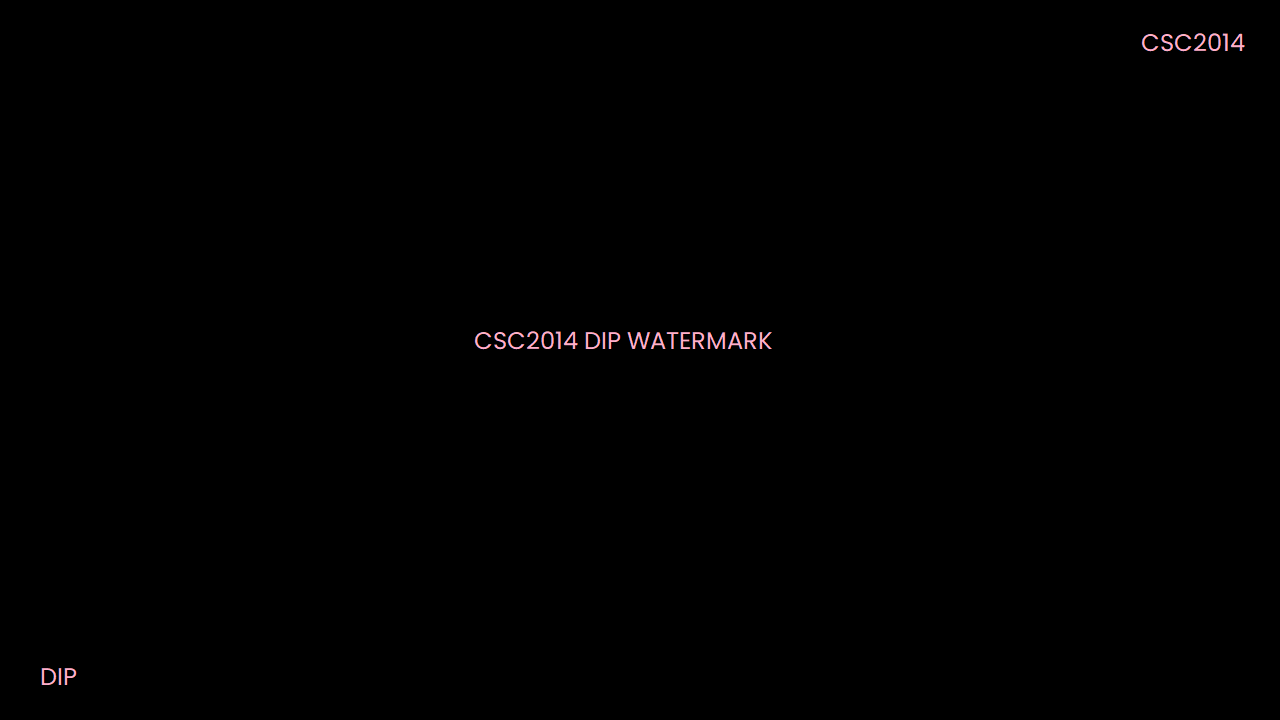
#> input picture watermark1.png, 1280 x 720 px; the run also reads 1 picture not shown here
$ python DIP_Code.py
#> lines starting #> are read from the running program, lines starting #| are printed output that depends on the picture; after the words box and inside, x2 and y2 are one past the last pixel; in counts of white or black regions, pixels touching at a corner belong together; pictures that were not available may be replaced by others from this repository, and a replacement may not be noted
#!/usr/bin/env python3
# -*- coding: utf-8 -*-
"""
Created on Fri May 31 09:05:37 2024

@author: Chew Win Nee, Chia Pei Qin
"""

from matplotlib import pyplot as pt
import numpy as np
import cv2
import sys

def processVideo(videoFileName):
    out= cv2.VideoWriter("processed_%s.avi"%(videoFileName), cv2.VideoWriter_fourcc(*'MJPG'),30.0,(1280,720)) # modify the output video properties
    processContent(out, videoFileName)
    processEndScreen(out)
    print("Done video processing")

def processContent(out, videoFileName):
    vid, vid_faster, vid_talking, vid_total_frames, talking_total_frames = initializeVideo(videoFileName)
    temp_frame_lst = []          # temporary store 3 frames information, X-1, X, X+1 (to be used in face detection function)
    narrator_frame_count = 0     #taling video frame count

    logo = createLogo()
    gradient = createGradient(64, 64, np.array([255, 182, 193]), np.array([255, 105, 180])) #(lighter pink): RGB (255, 182, 193), (darker pink): RGB (255, 105, 180)
    watermarks = [readImage("watermark1"), readImage("watermark2")]                         # Read watermarks

    width = vid.get(cv2.CAP_PROP_FRAME_WIDTH)
    height = vid.get(cv2.CAP_PROP_FRAME_HEIGHT)
    isNotSameSize = False
    if (width != 1280 and height != 720):
        isNotSameSize = True

    '''Video Processing'''

    for frame_count in range(int(vid_total_frames)):              # process the frame one by one (1s -> 30 frames)
        print("Processing %s video content: %d / %d"%(videoFileName, frame_count, vid_total_frames))
        success, frame = vid.read()  # read a frame from the original video

        '''Adjust Brightness'''
        output = adjustBrightness(frame)

        '''Face Blurring'''
        faces_current_frame = faceDetection(frame)                      # detect faces in current frame
        updateTempLst(temp_frame_lst, faces_current_frame)              # update the temp lst

        if frame_count+1 != vid_total_frames and frame_count != 0 :     # if this is not the first or last frame
            success, next_frame = vid_faster.read()                     # read the next frame
            faces_next_frame = faceDetection(next_frame)                # detect the faces in the next frame
            updateTempLst(temp_frame_lst, faces_next_frame)             # store the information of next frame
            temp_frame_lst = secondaryFaceDetection(temp_frame_lst)     # if there is have three frames information, apply secondary face detection function
            faces_current_frame = temp_frame_lst[1]                     # update the faces current frame after fixed in the secondary face detection

        output = faceBlurring(output, faces_current_frame)

        '''Adjust Size'''
        if isNotSameSize:
            output = resize(output, [720, 1280], [720, 1280], "Whole", False)

        '''For Talking video'''

        if narrator_frame_count < talking_total_frames:
            output = addNarrator(vid_talking , output, narrator_frame_count)
            narrator_frame_count += 2                   # To skip the alternate frame -> reduce fps (because talking video is 60 fps while output video is 30 fps)

        '''Adding Logo'''
        output = addLogo(logo, gradient, output)


        '''Adding Watermark'''
        output = addWatermark(watermarks, output, frame_count)

        '''Adding Fade Effect'''
        output = applyFadeEffect(output, frame_count, vid_total_frames, 5, "Fade In")
        output = applyFadeEffect(output, frame_count, vid_total_frames, 5, "Fade Out")

        out.write(output)

# [9 lines left out: function processEndScreen, not called in this run]

def readVideo(fileName):
    vid = cv2.VideoCapture("%s.mp4"%(fileName))
    return vid

def readImage(fileName):
    img = cv2.imread("%s.png"%(fileName),1)
    return img

def getTotalFrame(vid):
    total_frame = vid.get(cv2.CAP_PROP_FRAME_COUNT)
    return total_frame

def bgr2gray(img):
    output = cv2.cvtColor(img, cv2.COLOR_BGR2GRAY)
    return output

def gray2bgr(img):
    output = cv2.cvtColor(img, cv2.COLOR_GRAY2BGR)
    return output

def bgr2rgb(img):
    output = cv2.cvtColor(img, cv2.COLOR_BGR2RGB)
    return output

def initializeVideo(videoFileName):
    vid = readVideo(videoFileName)                       # read the original video
    vid_faster = readVideo(videoFileName)                # copy a video (to be used in face detection)
    vid_faster.set(1, 1)                                 # in the copied video - set to the next frame
    vid_talking = readVideo("talking")                   # read the talking video
    vid_total_frames = getTotalFrame(vid)                # count the number of frames of the original video
    talking_total_frames = getTotalFrame(vid_talking)    # count the number of frames of talking video

    return vid, vid_faster, vid_talking, vid_total_frames, talking_total_frames

''' Funtion 1. Daytime or Nighttime Detection & Adjust Brightness '''

def adjustBrightness(img):
    gray_img= bgr2gray(img)
    mean_intensity = np.mean(gray_img)
    if (mean_intensity < 100) :             # Mean intensity that less than 100 is considered as night time
        diff = 110 - mean_intensity
        img = cv2.addWeighted(img, 1, img, 0 , diff)
    return img

''' Function 2. Face Detection & Blurring'''

def updateTempLst(lst, lstToAdd):
    if len(lst) >= 3 :      # If the temp lst have already stored information of three frames, apply FIFO
        lst.pop(0)
    lst.append(lstToAdd)

def faceDetection(img):
    face_cascade = cv2.CascadeClassifier("face_detector.xml")
    facesLst = face_cascade.detectMultiScale(img, 1.3, 5)
    return facesLst

def secondaryFaceDetection(lst):
    checkedLst = [list(sublist) for sublist in lst]
    standard_diff = 250                              # define a standard tolerance (the size of area around to detect the same face)

    for face_previous in lst[0]:                     # check the faces occur in frame X-1 one by one
        x_previous, y_previous, w, h = face_previous

        for face_forward in lst[-1]:                 # check the faces occur in frame X+1 one by one
            x_forward, y_forward = face_forward[:2]
            x_diff = abs(x_previous - x_forward)     # check the position of face at previous and forward
            y_diff = abs(y_previous - y_forward)

            if 0 <= x_diff <= standard_diff and 0 <= y_diff <= standard_diff:    # same face is detected in the previous and forward frame
                face_fail_to_detect = True
                for face_current in lst[1]:          # check the faces occur in current frame one by one
                    x_current, y_current = face_current[:2]
                    # face is detected around the location as previous frame and after frame
                    if (x_previous-standard_diff<= x_current <= x_previous+standard_diff) and (y_forward-standard_diff <= y_current <= y_forward+standard_diff):
                        face_fail_to_detect = False  # indicates face are successfully detected

                if face_fail_to_detect:   # if face is fail to detect
                    ## manually add the face loacation to the current frame based on mean coordinate of previous and forward frames
                    faceDetected = [(x_previous + x_forward) // 2, (y_previous + y_forward) // 2, w, h]
                    checkedLst[1].append(faceDetected) # update the faces lst
    return checkedLst

def faceBlurring(img, faces):
    processed_img = img.copy()
    for (x, y, w, h) in faces:
        face_patch = img[y:y+h, x:x+w]                                                 # Declare the area of face detected
        blurred_patch = cv2.blur(face_patch, (30, 30), borderType=cv2.BORDER_DEFAULT)  # Using Open CV blur function to blur the face patch
        blurred_patch_resized = cv2.resize(blurred_patch, (face_patch.shape[1], face_patch.shape[0]))    # Resize the blurred_patch (w, h) values
        processed_img[y:y+h, x:x+w] = blurred_patch_resized                # Replace the same segment in the original img with the processed patch
    return processed_img

'''Function 3. Add Element (narrator, logo, watermark)'''

def addNarrator(vid_narrator, frame, narrator_frame_count):
    narrator = getSpecificFrame(vid_narrator, narrator_frame_count)
    narrator_mask = extractMaskByPeakColor(narrator)
    resized_mask = resize(narrator_mask, frame.shape[:2], [288,512], "BottomLeft", True)
    resized_narrator = resize(narrator, frame.shape[:2], [288,512], "BottomLeft", False)
    output = mergeBackgroundnForeground(frame, resized_mask, resized_narrator, False)
    return output

def resize(frame, bg_size, target_size, position, grayStatus):
    height, width = bg_size[:]
    if position == "BottomLeft":
        start_y = height - target_size[0]
        end_y = height
        start_x = 0
        end_x = target_size[1]
    if position == "TopRight":
        margin = 200
        start_y = margin
        end_y = target_size[0] + margin
        start_x = width - target_size[1] - margin
        end_x = width - margin
    if position == "Whole":
        start_y = 0
        end_y = target_size[0]
        start_x = 0
        end_x = target_size[1]
    resized_fg = cv2.resize(frame, (target_size[1], target_size[0]))
    output = np.zeros((height, width,3), dtype=np.uint8)

    if grayStatus: # Convert to bgr if it is a binary image (to avoid shape mismatch in future operation)
        resized_fg = gray2bgr(resized_fg)

    output[start_y:end_y, start_x:end_x] = resized_fg # Place the foreground image at the correct position of black image
    return output

def mergeBackgroundnForeground(bg, mask, fg, grayStatus):
    output = bg.copy
    inv_mask = cv2.bitwise_not(mask)

    if grayStatus: # Gray status -> indicates the mask is binary (will need to convert to bgr)
        inv_mask = gray2bgr(inv_mask)
        mask = gray2bgr(mask)

    bg_masked = cv2.bitwise_and(bg, inv_mask)  # Make a hole at the background image
    fg_masked = cv2.bitwise_and(fg, mask)
    output = cv2.add(bg_masked, fg_masked)
    return output

def getSpecificFrame(vid, frame_count):
    vid.set(1, frame_count)     # Set to the respective frame of talking video
    success, frame= vid.read()  # Read a frame from the talking video
    return frame

def extractMaskByPeakColor(img):
    peakColors = calcPeakBGR(img)
    peak_bgr = np.array([[peakColors]], dtype=np.uint8)
    peak_hsv = cv2.cvtColor(peak_bgr, cv2.COLOR_BGR2HSV)[0][0]

    h_margin= 30        # A tolerance diff to allow in the range
    s_margin= 130
    v_margin = 160

    '''
    Open CV HSV Range:  H - 0 to 179
                        S - 0 to 255
                        V - 0 to 255
    '''

    h_low = max(0, int(peak_hsv[0]) - h_margin)     # Define the lower and upper value for each hsv
    s_low = max(0, int(peak_hsv[1]) - s_margin)
    v_low = max(0, int(peak_hsv[2]) - v_margin)

    h_up = min(179, int(peak_hsv[0]) + h_margin)
    s_up = min(255, int(peak_hsv[1]) + s_margin)
    v_up = min(255, int(peak_hsv[2]) + v_margin)

    lower_boundary = np.array([h_low, s_low, v_low])
    upper_boundary = np.array([h_up, s_up, v_up])

    img_hsv = cv2.cvtColor(img, cv2.COLOR_BGR2HSV)
    inverted_mask = cv2.inRange(img_hsv, lower_boundary, upper_boundary)    # Highlight the area in this color range (in the color range -> white)
    mask = cv2.bitwise_not(inverted_mask)
    return mask

# [8 lines left out: function extractMaskByThreshold, not called in this run]

def calcPeakBGR(img):
    b, g, r = cv2.split(img)
    hist_b = cv2.calcHist([b], [0], None, [256], [0,256])
    hist_g = cv2.calcHist([g], [0], None, [256], [0,256])
    hist_r = cv2.calcHist([r], [0], None, [256], [0,256])
    peak_b = np.argmax(hist_b)
    peak_g = np.argmax(hist_g)
    peak_r = np.argmax(hist_r)
    return [peak_b, peak_g, peak_r]

def createLogo():
    logo_arrays = np.full((64, 64), 0, dtype=np.uint8)
    rectangles = [
        (3, 6, 11, 23), (3, 6, 36, 47), (6, 8, 8, 12), (6, 8, 22, 25),
        (6, 8, 47, 50), (6, 8, 33, 36), (8, 9, 6, 12), (8, 9, 22, 25),
        (8, 9, 33, 36), (8, 9, 47, 50), (9, 11, 6, 9), (9, 11, 14, 20),
        (9, 11, 25, 28), (9, 11, 31, 33), (9, 11, 39, 44), (9, 11, 50, 52),
        (11, 22, 3, 6), (11, 22, 28, 31), (11, 22, 52, 55), (11, 14, 11, 22),
        (11, 14, 36, 47), (14, 20, 9, 14), (14, 20, 20, 25), (14, 20, 34, 39),
        (14, 20, 44, 50), (20, 22, 11, 22), (20, 22, 36, 47), (22, 25, 6, 9),
        (22, 25, 14, 20), (22, 25, 25, 28), (22, 25, 31, 33), (22, 25, 39, 45),
        (22, 25, 50, 53), (25, 28, 9, 11), (25, 28, 22, 36), (25, 28, 47, 50),
        (28, 31, 6, 9), (28, 31, 11, 22), (28, 31, 36, 47), (28, 31, 55, 61),
        (31, 55, 3, 6), (31, 55, 47, 50), (31, 58, 58, 61), (36, 39, 6, 25),
        (31, 34, 52, 55), (33, 36, 50, 53), (39, 47, 25, 28), (47, 50, 6, 25),
        (47, 53, 36, 42), (50, 53, 50, 53), (52, 55, 52, 55), (55, 58, 6, 9),
        (55, 58, 44, 47), (55, 58, 55, 58), (58, 61, 9, 44)
    ]    # Define the list of black rectangle coordinates
    for (y1, y2, x1, x2) in rectangles:         # Apply the black rectangles to the logo array
        logo_arrays[y1:y2, x1:x2] = 255
    logo_rgb = cv2.cvtColor(logo_arrays, cv2.COLOR_GRAY2RGB)
    return logo_rgb

def createGradient(height, width, start_color, end_color):
    gradient = np.linspace(start_color, end_color, width, dtype=np.uint8)  # Create a linear gradient
    gradient_image = np.tile(gradient, (height, 1, 1))   # Repeat the gradient to fill the image
    return gradient_image

def addLogo(logo, gradient, frame):
    resized_mask = resize(logo, frame.shape[:2], [64,64], "TopRight", False)
    resized_gradient = resize(gradient, frame.shape[:2], [64,64], "TopRight", False)
    output = mergeBackgroundnForeground(frame, resized_mask, resized_gradient, False)
    return output

def addWatermark(watermarks, frame, frame_count):
    current_watermark = (frame_count // (30 * 5)) % len(watermarks)     #Identify which watermark to use based on the frame number
    watermark = watermarks[current_watermark]
    output = cv2.add(frame, watermark)
    return output

def applyFadeEffect(frame, frame_count, vid_total_frames, fade_time, effect):
    total_fade_frames = fade_time * 30      # Number of frames to fade in (5 seconds x 30 fps)
    if effect == "Fade In":
        fade_frame_count = frame_count
    elif effect == "Fade Out":
        fade_frame_count = vid_total_frames - frame_count

    if fade_frame_count < (total_fade_frames):
        effect_factor = fade_frame_count / (total_fade_frames - 1)
        frame = (frame * effect_factor).astype(np.uint8)
    return frame

'''Main Function'''

def main():
    opt = ""
    while opt.upper() != "Q":
        print()
        print("Enter [1] to process 'street' video")
        print("Enter [2] to process 'traffic' video")
        print("Enter [3] to process 'singapore' video")
        print("Enter [4] to process 'office' video")
        print("Enter [Q] to exit the program")
        print("-" * 60)
        opt = input("Enter option >> ")
#> the answer given: 1
        if opt == "1":
            processVideo("street")
#> in createLogo, `logo_rgb = cv2.cvtColor(logo_arrays, cv2.COLOR_GRAY2RGB)`:
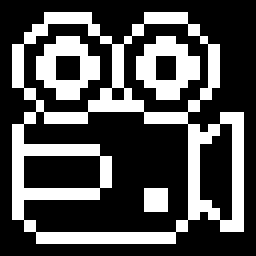
#> logo_rgb: shape (64, 64, 3) (shown 4 times larger); 31% white; 4 white regions, box (x1, y1, x2, y2) and area: (3, 3, 61, 61) 941, (34, 9, 50, 25) 149, (9, 9, 25, 25) 145, (36, 47, 42, 53) 36
#> in readImage, img is the input picture: shape (720, 1280, 3); mean B, G, R 0.5, 0.5, 0.7
#> the loop in processContent, `for frame_count in range(int(vid_total_frames)):` made 31 passes
#> mean_intensity in adjustBrightness on passes 1 to 4: 225.8, 225.8, 225.7, 225.7
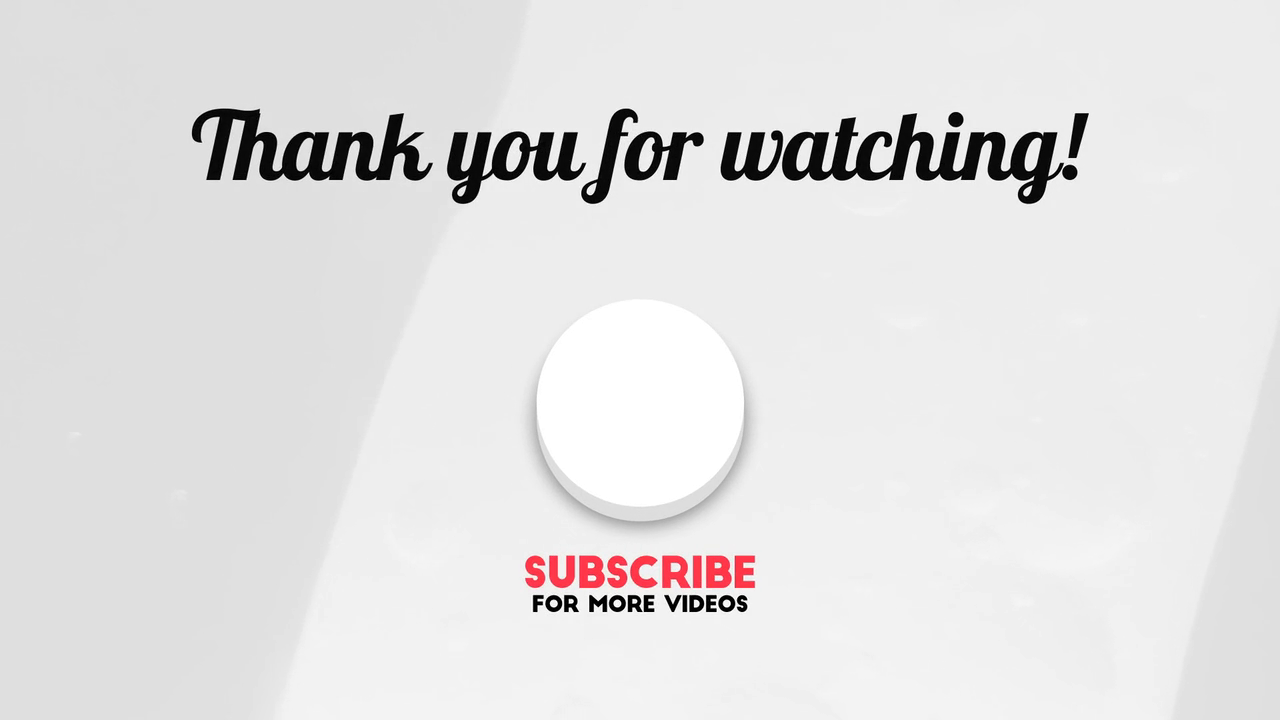
#> input picture frame 59 of endscreen.mp4, 1280 x 720 px, given in place of street.mp4, which was not available
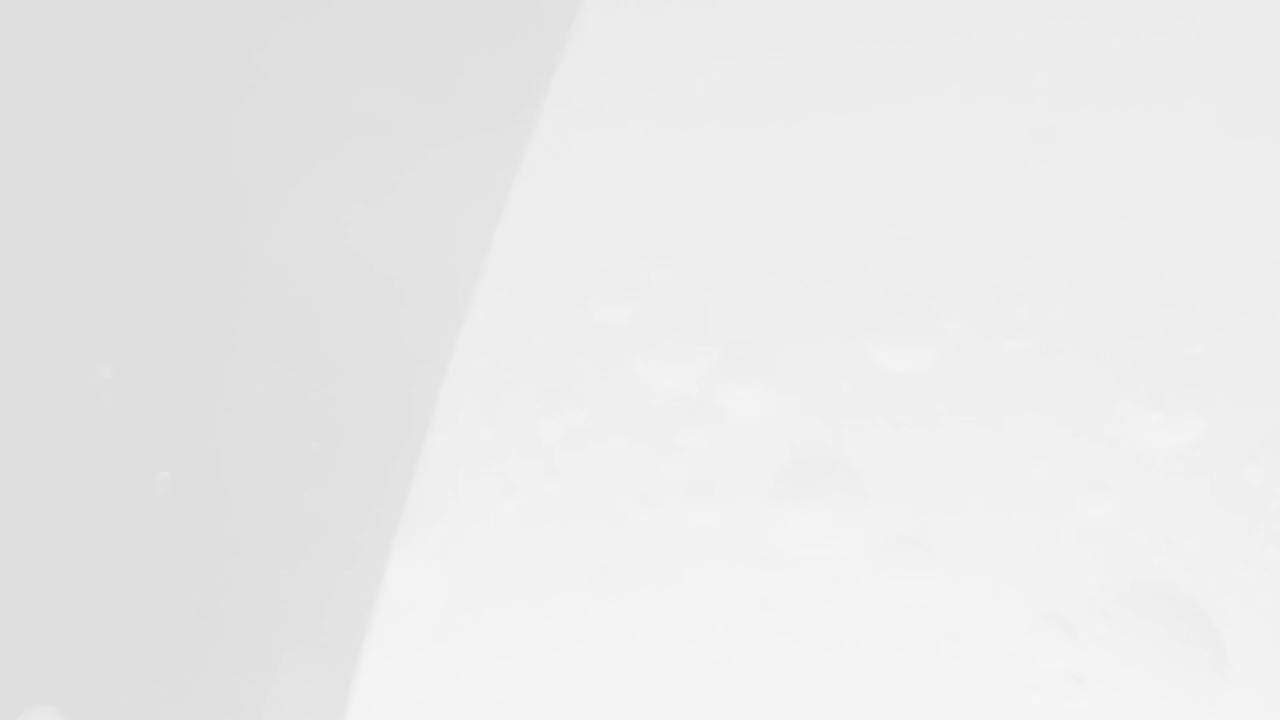
#> input picture frame 0 of endscreen.mp4, 1280 x 720 px, given in place of talking.mp4, which was not available
#> after the loop in processContent, `for frame_count in range(int(vid_total_frames)):`:
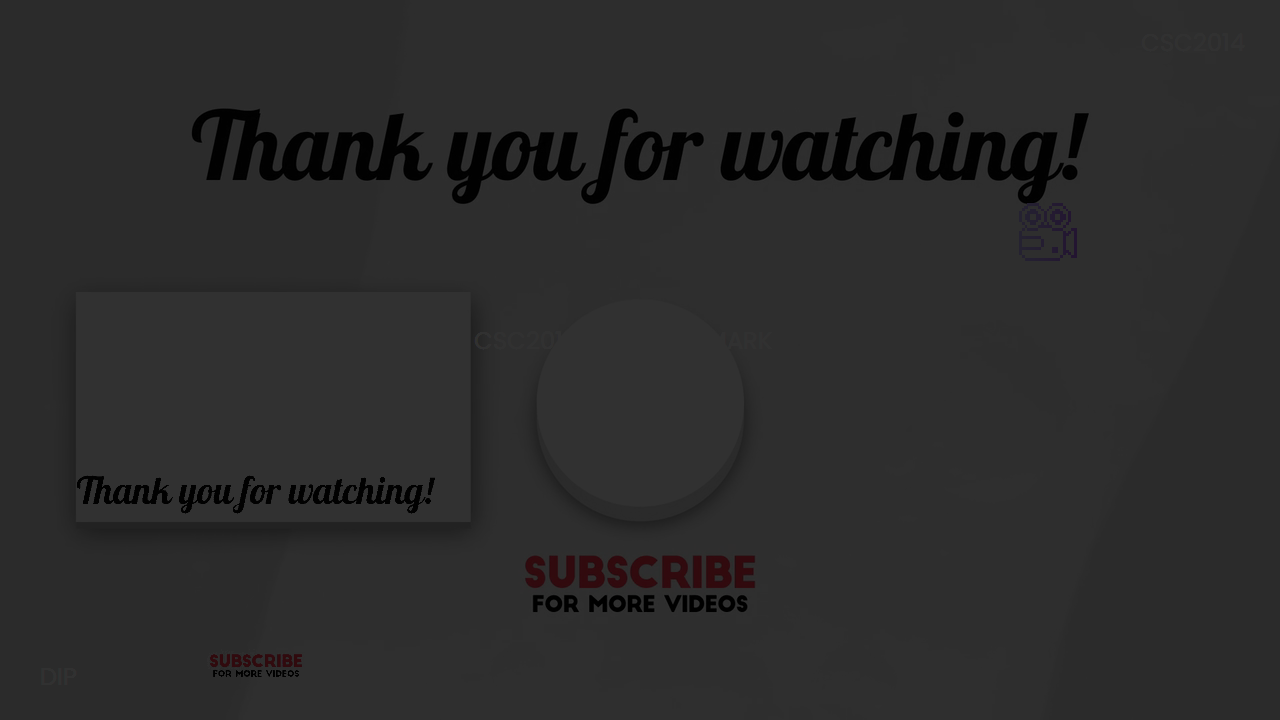
#> output: shape (720, 1280, 3); mean B, G, R 43.4, 43.4, 43.6
#> after the loop in processContent, `for frame_count in range(int(vid_total_frames)):`: narrator_frame_count = 60
        elif opt == "2":
            processVideo("traffic")
        elif opt == "3":
            processVideo("singapore")
        elif opt == "4":
            processVideo("office")
        elif opt.upper() == "Q":
            sys.exit()
        else:
            print("Invalid option")

if __name__ == "__main__":
    main()
